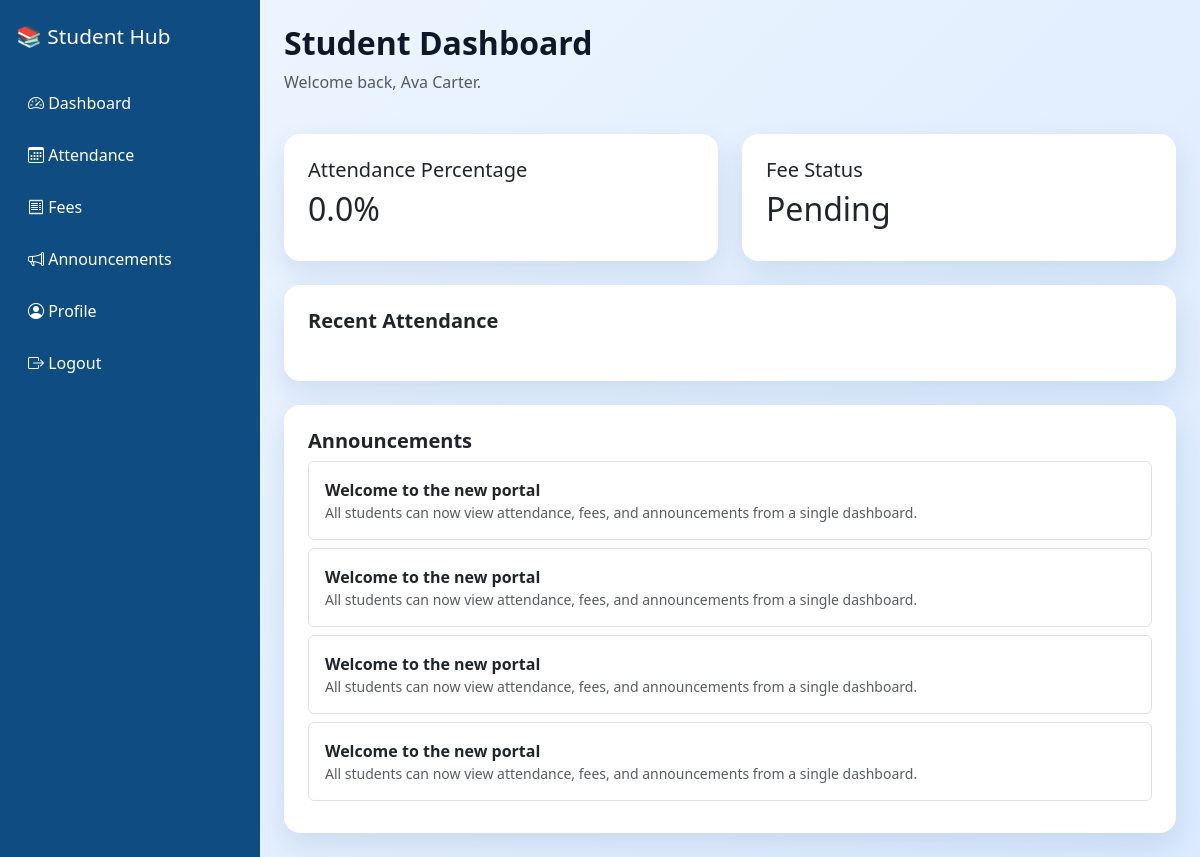
Page /student/dashboard (signed in) on the earlier database version.
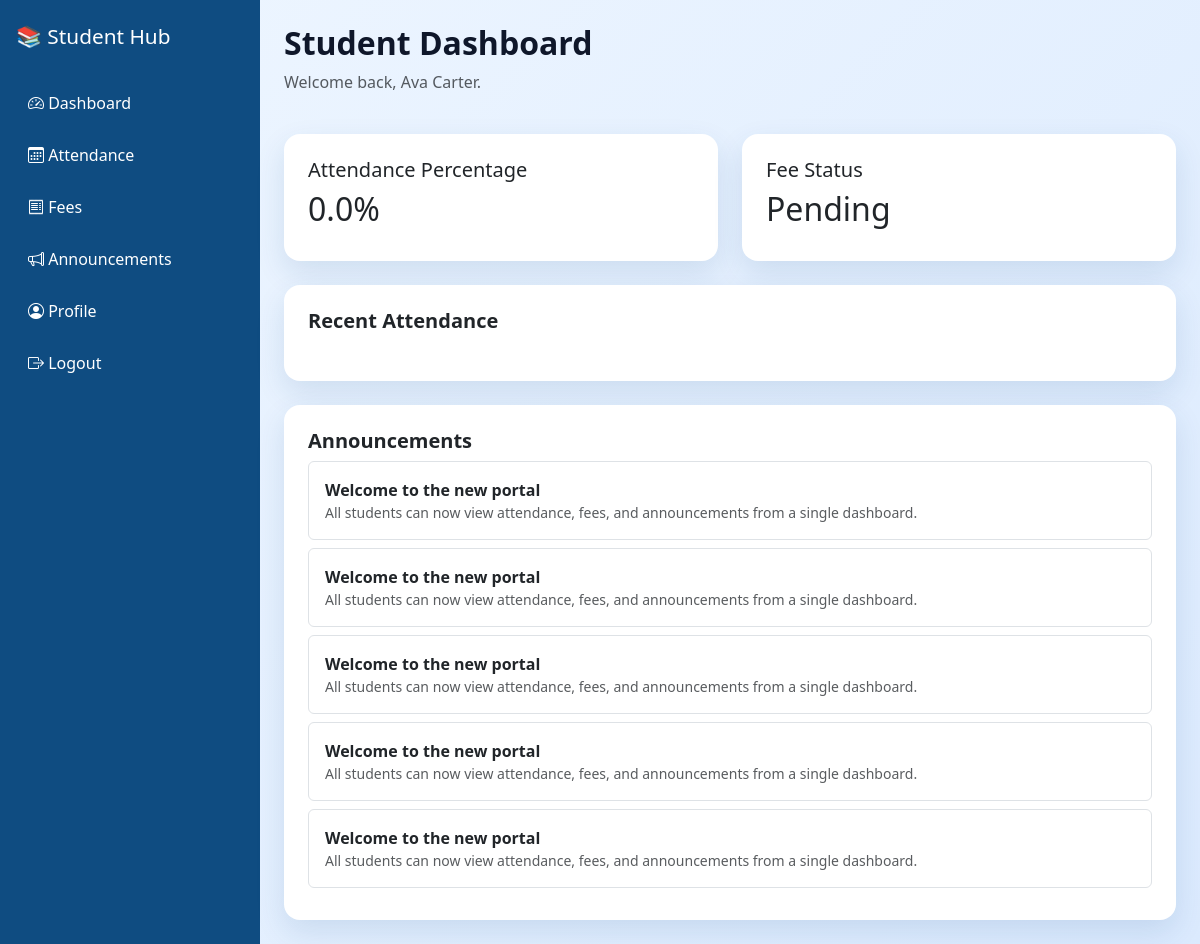
Same page on the later database version.
### tables this page shows
CREATE TABLE students (
            id INTEGER PRIMARY KEY AUTOINCREMENT,
            register_number TEXT UNIQUE NOT NULL,
            full_name TEXT NOT NULL,
            email TEXT,
            phone TEXT,
            course TEXT,
            password TEXT NOT NULL,
            photo TEXT,
            created_at TEXT NOT NULL
        );

CREATE TABLE fees (
            id INTEGER PRIMARY KEY AUTOINCREMENT,
            student_id INTEGER NOT NULL,
            tuition_fee REAL NOT NULL DEFAULT 0,
            due_amount REAL NOT NULL DEFAULT 0,
            paid_amount REAL NOT NULL DEFAULT 0,
            status TEXT NOT NULL DEFAULT 'Pending',
            due_date TEXT,
            FOREIGN KEY(student_id) REFERENCES students(id) ON DELETE CASCADE
        );

CREATE TABLE announcements (
            id INTEGER PRIMARY KEY AUTOINCREMENT,
            title TEXT NOT NULL,
            message TEXT NOT NULL,
            created_at TEXT NOT NULL
        );

### app.py (the view)
@app.route("/student/dashboard")
@login_required(role="student")
def student_dashboard():
    db = get_db()
    student_id = session["user_id"]
    student = db.execute("SELECT * FROM students WHERE id = ?", (student_id,)).fetchone()
    fee = db.execute("SELECT * FROM fees WHERE student_id = ?", (student_id,)).fetchone()
    attendance_rows = db.execute(
        "SELECT attendance_date, status FROM attendance WHERE student_id = ? ORDER BY attendance_date DESC LIMIT 10",
        (student_id,),
    ).fetchall()
    announcements = db.execute("SELECT * FROM announcements ORDER BY id DESC LIMIT 5").fetchall()
    attendance_total = db.execute("SELECT COUNT(*) AS count FROM attendance WHERE student_id = ?", (student_id,)).fetchone()["count"]
    attendance_present = db.execute(
        "SELECT COUNT(*) AS count FROM attendance WHERE student_id = ? AND status = 'Present'",
        (student_id,),
    ).fetchone()["count"]
    attendance_percentage = round((attendance_present / attendance_total) * 100, 1) if attendance_total else 0.0
    return render_template(
        "student_dashboard.html",
        student=student,
        fee=fee,
        attendance_rows=attendance_rows,
        announcements=announcements,
        attendance_percentage=attendance_percentage,
    )

### app.py (called while the page is built)
def get_db():
    if "db" not in g:
        conn = sqlite3.connect(app.config["DATABASE_PATH"])
        conn.row_factory = sqlite3.Row
        g.db = conn
    return g.db

def login_required(role=None):
    def decorator(view):
        @wraps(view)
        def wrapped(*args, **kwargs):
            if "user_id" not in session or "user_role" not in session:
                return redirect(url_for("login"))
            if role and session.get("user_role") != role:
                return redirect(url_for("dashboard") if session.get("user_role") == "admin" else url_for("student_dashboard"))
            return view(*args, **kwargs)
        return wrapped
    return decorator

### templates/student_dashboard.html (shortened to what this page needs)
{% extends 'base.html' %}
{% block content %}
<div class="d-flex justify-content-between align-items-center mb-4">
  <div><h2 class="fw-bold">Student Dashboard</h2><p class="text-muted">Welcome back, {{ student.full_name }}.</p></div>
</div>
<div class="row g-4 mb-4">
  <div class="col-md-6"><div class="card p-4"><h5>Attendance Percentage</h5><h2>{{ attendance_percentage }}%</h2></div></div>
  <div class="col-md-6"><div class="card p-4"><h5>Fee Status</h5><h2>{{ fee.status if fee else 'Pending' }}</h2></div></div>
</div>
<div class="card p-4 mb-4">
  <h5 class="fw-bold">Recent Attendance</h5>
</div>
<div class="card p-4">
  <h5 class="fw-bold">Announcements</h5>
  {% for announcement in announcements %}
    <div class="border rounded p-3 mb-2">
      <strong>{{ announcement.title }}</strong>
      <div class="text-muted small">{{ announcement.message }}</div>
    </div>
  {% endfor %}
</div>
{% endblock %}

### templates/base.html (shortened to what this page needs)
<!doctype html>
<html lang="en">
  <head>
    <link href="https://cdn.jsdelivr.net/npm/bootstrap@5.3.3/dist/css/bootstrap.min.css" rel="stylesheet" />
    <link href="https://cdn.jsdelivr.net/npm/bootstrap-icons@1.11.3/font/bootstrap-icons.css" rel="stylesheet" />
    <link rel="stylesheet" href="{{ url_for('static', filename='css/style.css') }}" />
  </head>
  <body>
    <div class="wrapper">
      <aside class="sidebar">
        <h3 class="brand">📚 Student Hub</h3>
        <nav>
          {% if session.get('user_role') == 'admin' %}
            <a href="{{ url_for('admin_dashboard') }}"><i class="bi bi-speedometer2"></i> Dashboard</a>
            <a href="{{ url_for('admin_students') }}"><i class="bi bi-people"></i> Students</a>
            <a href="{{ url_for('admin_attendance') }}"><i class="bi bi-calendar-check"></i> Attendance</a>
            <a href="{{ url_for('admin_fees') }}"><i class="bi bi-cash-stack"></i> Fees</a>
          {% else %}
            <a href="{{ url_for('student_dashboard') }}"><i class="bi bi-speedometer2"></i> Dashboard</a>
            <a href="{{ url_for('student_attendance') }}"><i class="bi bi-calendar3"></i> Attendance</a>
            <a href="{{ url_for('student_fees') }}"><i class="bi bi-receipt"></i> Fees</a>
            <a href="{{ url_for('student_announcements') }}"><i class="bi bi-megaphone"></i> Announcements</a>
            <a href="{{ url_for('student_profile') }}"><i class="bi bi-person-circle"></i> Profile</a>
          {% endif %}
          <a href="{{ url_for('logout') }}"><i class="bi bi-box-arrow-right"></i> Logout</a>
        </nav>
      </aside>
      <main class="content">
        {% block content %}{% endblock %}
      </main>
    </div>
  </body>
</html>

### static/css/style.css (style rules this page uses)
body { font-family: 'Segoe UI', sans-serif; background: linear-gradient(135deg, #eef6ff 0%, #dbeafe 100%); color: #0f172a; }
.wrapper { display: flex; min-height: 100vh; }
.sidebar { width: 260px; background: #0f4c81; color: #fff; padding: 24px 16px; }
.brand { font-size: 1.3rem; margin-bottom: 2rem; }
.sidebar a { display: block; color: #fff; text-decoration: none; padding: 10px 12px; border-radius: 8px; margin-bottom: 8px; }
.content { flex: 1; padding: 24px; }
.card { border: 0; border-radius: 16px; box-shadow: 0 12px 30px rgba(15, 76, 129, 0.12); }

Differences in the rows shown:
added announcements: title "Welcome to the new portal", message "All students can now view attendance, fees, and announcements from a single dashboard."
